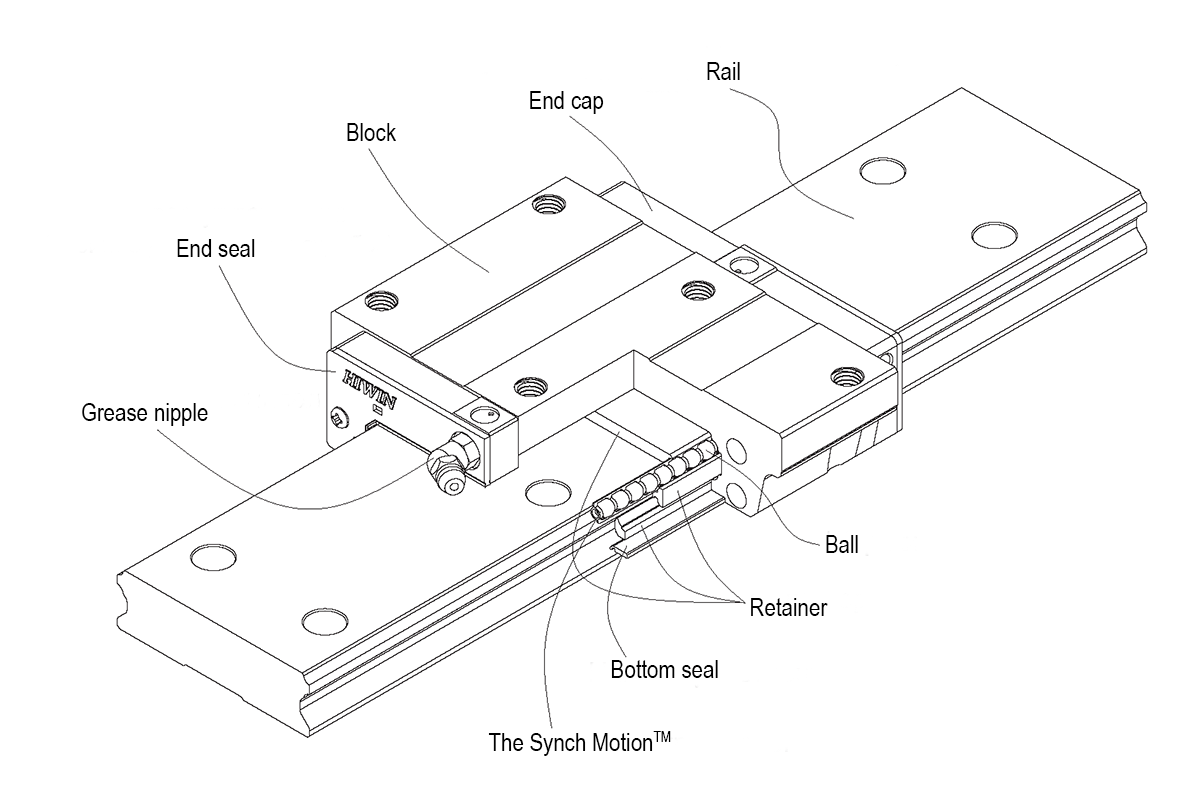
#> input picture input_img.png, 1200 x 798 px
$ python img_to_dxf.py
#> lines starting #> are read from the running program, lines starting #| are printed output that depends on the picture; after the words box and inside, x2 and y2 are one past the last pixel; in counts of white or black regions, pixels touching at a corner belong together
import ezdxf
import numpy
import cv2
import argparse

ap = argparse.ArgumentParser()
ap.add_argument("-i", "--input", type=str, default="input_img.png", help="path to input jpg drawing")
ap.add_argument("-o", "--output", type=str, default="output_dxf.dxf", help="path to output dxf drawing")
ap.add_argument("-l", "--lower_range", type=str, default="(0,0,0)", help="Lower range in BGR format for the mask")
ap.add_argument("-u", "--upper_range", type=str, default="(200,200,200)", help="Upper range in BGR format for the mask")

args = vars(ap.parse_args())

upper_B, upper_G, upper_R = int(args["upper_range"].replace("(","").replace(")","").split(",")[0]), int(args["upper_range"].replace("(","").replace(")","").split(",")[1]), int(args["upper_range"].replace("(","").replace(")","").split(",")[2])
lower_B, lower_G, lower_R = int(args["lower_range"].replace("(","").replace(")","").split(",")[0]), int(args["lower_range"].replace("(","").replace(")","").split(",")[1]), int(args["lower_range"].replace("(","").replace(")","").split(",")[2])

upper_range_tuple = (upper_B,upper_G,upper_R)
lower_range_tuple = (lower_B,lower_G,lower_R)

doc = ezdxf.new('R2010')
msp = doc.modelspace()
opened_jpg = cv2.imread(args["input"])
#> opened_jpg is the input picture: shape (798, 1200, 3); mean B, G, R 248.6, 248.6, 248.7
masked_jpg = cv2.inRange(opened_jpg,lower_range_tuple, upper_range_tuple)
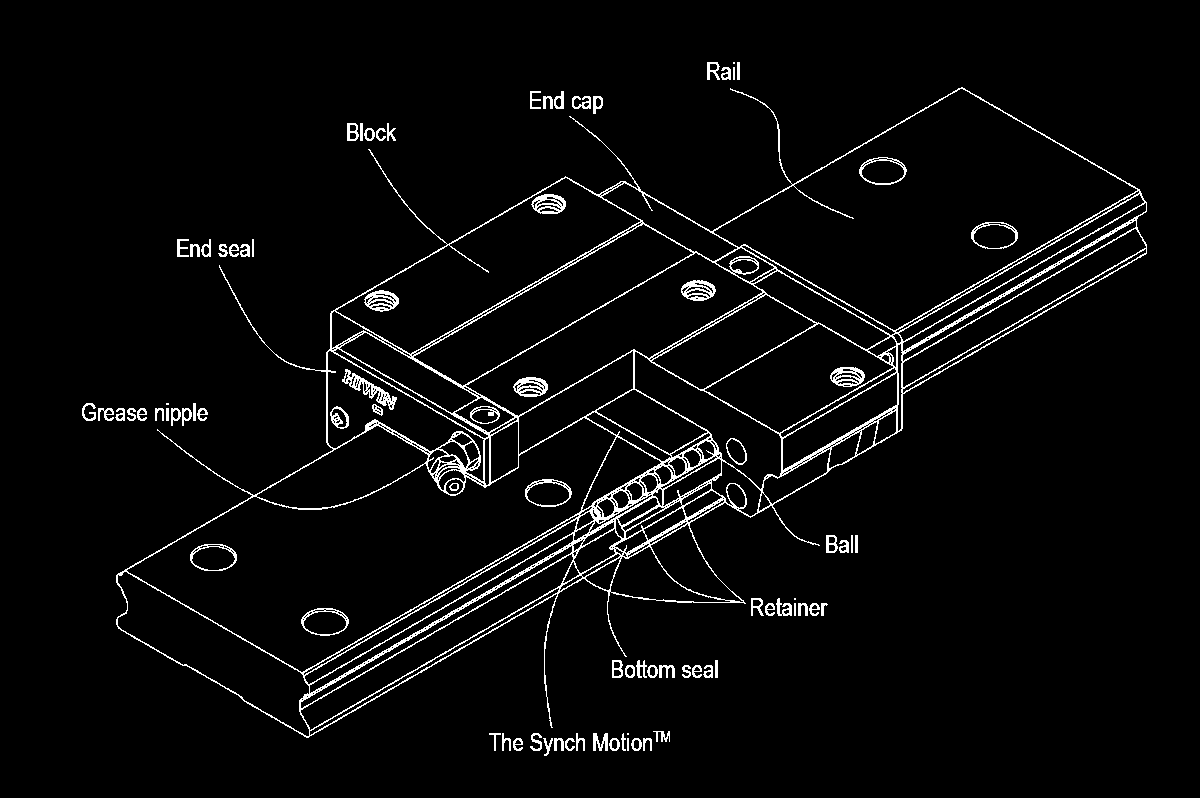
#> masked_jpg: shape (798, 1200); 3.8% white in thin lines or dots, all inside (x1, y1, x2, y2) = (82, 62, 1147, 756)

for i in range(0,masked_jpg.shape[0]):
    for j in range(0,masked_jpg.shape[1]):
        if masked_jpg[i][j] == 255:
            msp.add_line((j,masked_jpg.shape[0] - i), (j,masked_jpg.shape[0] - i))

doc.saveas('output_dxf.dxf')

$ run again, with download.png copied over input_img.png
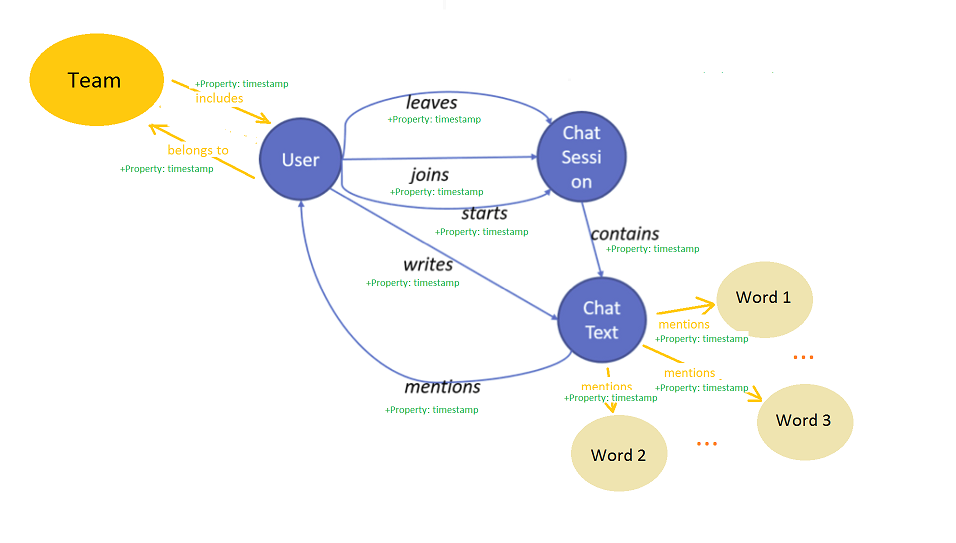
#> input picture download.png, 956 x 543 px
#> opened_jpg is the input picture: shape (543, 956, 3); mean B, G, R 243, 246, 246.4
#> `masked_jpg = cv2.inRange(opened_jpg,lower_range_tuple, upper_range_tup..`:
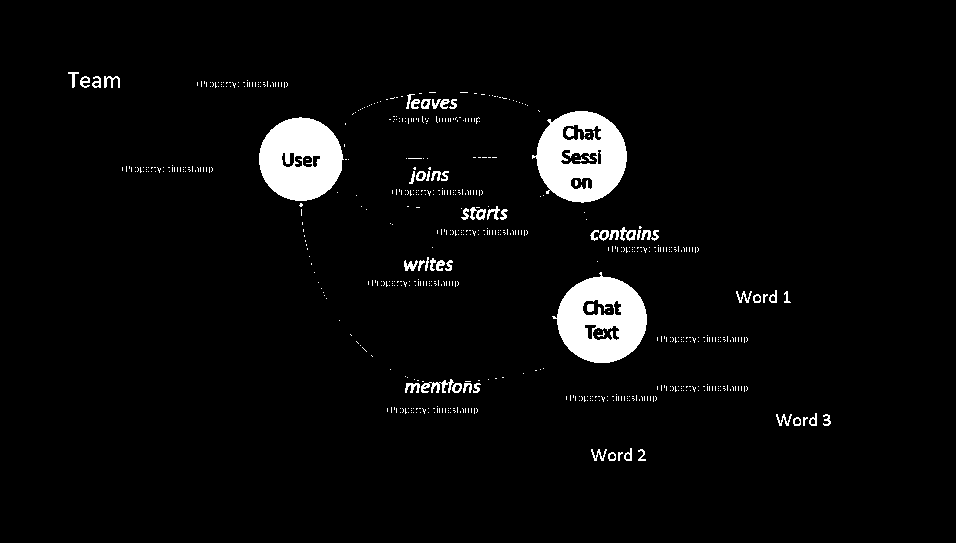
#> masked_jpg: shape (543, 956); 4.1% white; 648 white regions (591 under 20 px), largest, box (x1, y1, x2, y2) and area: (532, 111, 627, 203) 5618, (552, 272, 647, 363) 5426, (259, 117, 344, 201) 5202
